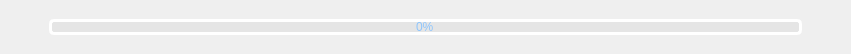
   <widget class="QWidget" name="gridLayoutWidget_7">
    <property name="geometry">
     <rect>
      <x>310</x>
      <y>670</y>
      <width>851</width>
      <height>34</height>
     </rect>
    </property>
    <layout class="QGridLayout" name="gridLayout_7">
     <item row="0" column="1">
      <widget class="QProgressBar" name="progressBar">
       <property name="palette">
        <palette>
         <active>
          <colorrole role="WindowText">
           <brush brushstyle="SolidPattern">
            <color alpha="255">
             <red>142</red>
             <green>197</green>
             <blue>252</blue>
            </color>
           </brush>
          </colorrole>
          <colorrole role="Button">
           <brush brushstyle="SolidPattern">
            <color alpha="100">
             <red>215</red>
             <green>215</green>
             <blue>215</blue>
            </color>
           </brush>
          </colorrole>
          <colorrole role="Text">
           <brush brushstyle="SolidPattern">
            <color alpha="255">
             <red>142</red>
             <green>197</green>
             <blue>252</blue>
            </color>
           </brush>
          </colorrole>
          <colorrole role="ButtonText">
           <brush brushstyle="SolidPattern">
            <color alpha="255">
             <red>142</red>
             <green>197</green>
             <blue>252</blue>
            </color>
           </brush>
          </colorrole>
          <colorrole role="Base">
           <brush brushstyle="SolidPattern">
            <color alpha="100">
             <red>215</red>
             <green>215</green>
             <blue>215</blue>
            </color>
           </brush>
          </colorrole>
          <colorrole role="Window">
           <brush brushstyle="SolidPattern">
            <color alpha="100">
             <red>215</red>
             <green>215</green>
             <blue>215</blue>
            </color>
           </brush>
          </colorrole>
          <colorrole role="PlaceholderText">
           <brush brushstyle="SolidPattern">
            <color alpha="128">
             <red>142</red>
             <green>197</green>
             <blue>252</blue>
            </color>
           </brush>
          </colorrole>
         </active>
         <inactive>
          <colorrole role="WindowText">
           <brush brushstyle="SolidPattern">
            <color alpha="255">
             <red>142</red>
             <green>197</green>
             <blue>252</blue>
            </color>
           </brush>
          </colorrole>
          <colorrole role="Button">
           <brush brushstyle="SolidPattern">
            <color alpha="100">
             <red>215</red>
             <green>215</green>
             <blue>215</blue>
            </color>
           </brush>
          </colorrole>
          <colorrole role="Text">
           <brush brushstyle="SolidPattern">
            <color alpha="255">
             <red>142</red>
             <green>197</green>
             <blue>252</blue>
            </color>
           </brush>
          </colorrole>
          <colorrole role="ButtonText">
           <brush brushstyle="SolidPattern">
            <color alpha="255">
             <red>142</red>
             <green>197</green>
             <blue>252</blue>
            </color>
           </brush>
          </colorrole>
          <colorrole role="Base">
           <brush brushstyle="SolidPattern">
            <color alpha="100">
             <red>215</red>
             <green>215</green>
             <blue>215</blue>
            </color>
           </brush>
          </colorrole>
          <colorrole role="Window">
           <brush brushstyle="SolidPattern">
            <color alpha="100">
             <red>215</red>
             <green>215</green>
             <blue>215</blue>
            </color>
           </brush>
          </colorrole>
          <colorrole role="PlaceholderText">
           <brush brushstyle="SolidPattern">
            <color alpha="128">
             <red>142</red>
             <green>197</green>
             <blue>252</blue>
            </color>
           </brush>
          </colorrole>
         </inactive>
         <disabled>
          <colorrole role="WindowText">
           <brush brushstyle="SolidPattern">
            <color alpha="255">
             <red>142</red>
             <green>197</green>
             <blue>252</blue>
            </color>
           </brush>
          </colorrole>
          <colorrole role="Button">
           <brush brushstyle="SolidPattern">
            <color alpha="100">
             <red>215</red>
             <green>215</green>
             <blue>215</blue>
            </color>
           </brush>
          </colorrole>
          <colorrole role="Text">
           <brush brushstyle="SolidPattern">
            <color alpha="255">
             <red>142</red>
             <green>197</green>
             <blue>252</blue>
            </color>
           </brush>
          </colorrole>
          <colorrole role="ButtonText">
           <brush brushstyle="SolidPattern">
            <color alpha="255">
             <red>142</red>
             <green>197</green>
             <blue>252</blue>
            </color>
           </brush>
          </colorrole>
          <colorrole role="Base">
           <brush brushstyle="SolidPattern">
            <color alpha="100">
             <red>215</red>
             <green>215</green>
             <blue>215</blue>
            </color>
           </brush>
          </colorrole>
          <colorrole role="Window">
           <brush brushstyle="SolidPattern">
            <color alpha="100">
             <red>215</red>
             <green>215</green>
             <blue>215</blue>
            </color>
           </brush>
          </colorrole>
          <colorrole role="PlaceholderText">
           <brush brushstyle="SolidPattern">
            <color alpha="128">
             <red>142</red>
             <green>197</green>
             <blue>252</blue>
            </color>
           </brush>
          </colorrole>
         </disabled>
        </palette>
       </property>
       <property name="styleSheet">
        <string notr="true">
QProgressBar{ 
height:5px;
color: #8EC5FC; 
text-align:center; 
border:3px solid rgb(255, 255, 255);
border-radius: 5px; 
background-color: rgba(215, 215, 215,100);
} 

QProgressBar:chunk{ 
border-radius:0px; 
background:  #6BABFA;
border-radius: 7px;
}</string>
       </property>
       <property name="value">
        <number>0</number>
       </property>
      </widget>
     </item>
     <item row="0" column="0">
      <widget class="QPushButton" name="pushButton_bofang">
       <property name="minimumSize">
        <size>
         <width>32</width>
         <height>32</height>
        </size>
       </property>
       <property name="cursor">
        <cursorShape>PointingHandCursor</cursorShape>
       </property>
       <property name="toolTip">
        <string>暂停/开启检测</string>
       </property>
       <property name="styleSheet">
        <string notr="true">border: none</string>
       </property>
       <property name="text">
        <string/>
       </property>
       <property name="icon">
        <iconset>
         <normaloff>icon/播放.png</normaloff>icon/播放.png</iconset>
       </property>
       <property name="iconSize">
        <size>
         <width>32</width>
         <height>32</height>
        </size>
       </property>
      </widget>
     </item>
     <item row="0" column="2">
      <widget class="QPushButton" name="pushButton_stop">
       <property name="minimumSize">
        <size>
         <width>32</width>
         <height>32</height>
        </size>
       </property>
       <property name="cursor">
        <cursorShape>PointingHandCursor</cursorShape>
       </property>
       <property name="toolTip">
        <string>停止检测</string>
       </property>
       <property name="styleSheet">
        <string notr="true">border: none</string>
       </property>
       <property name="text">
        <string/>
       </property>
       <property name="icon">
        <iconset>
         <normaloff>icon/终止.png</normaloff>icon/终止.png</iconset>
       </property>
       <property name="iconSize">
        <size>
         <width>32</width>
         <height>32</height>
        </size>
       </property>
      </widget>
     </item>
    </layout>
   </widget>
